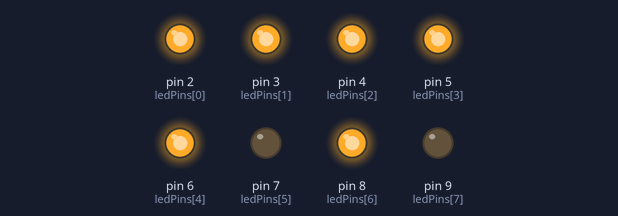
Bench run of a sketch on a simulated Arduino Uno, built with avr-gcc and run on an emulated ATmega328P. Parts: output pins drawn as LEDs (lit = HIGH).

Above: at 0.5 s.
At 2.5 s:
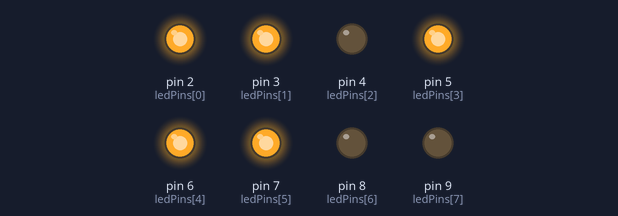
At 4.5 s:
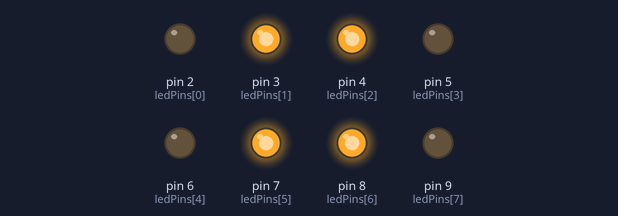
At 9.5 s:
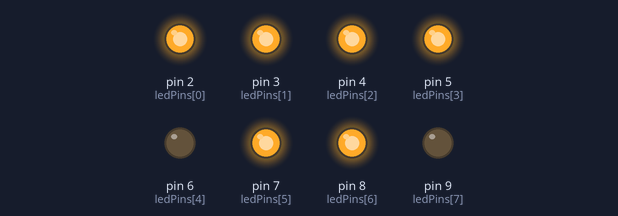
At 14.5 s:
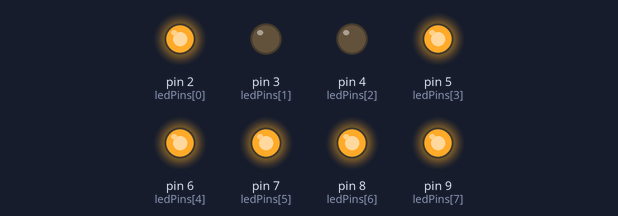
At 19.5 s:
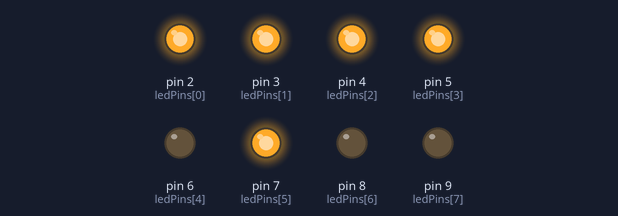
Timing chart, 0 to 20.8 s (numbered marks = the images above):
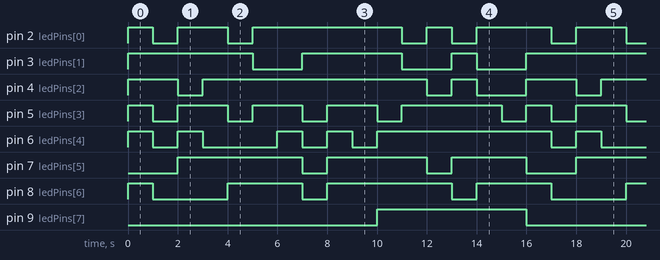

Measured:
- by itself, pin 2 (ledPins[0]): repeats every 16.0 s: HIGH 2.0 s, LOW 1.0 s, HIGH 6.0 s, LOW 1.0 s, HIGH 1.0 s, LOW 1.0 s, HIGH 3.0 s, LOW 1.0 s
- by itself, pin 3 (ledPins[1]): repeats every 16.0 s: LOW 2.0 s, HIGH 4.0 s, LOW 2.0 s, HIGH 1.0 s, LOW 2.0 s, HIGH 5.0 s
- by itself, pin 4 (ledPins[2]): repeats every 16.0 s: LOW 1.0 s, HIGH 9.0 s, LOW 1.0 s, HIGH 1.0 s, LOW 2.0 s, HIGH 2.0 s
- by itself, pin 5 (ledPins[3]): repeats every 16.0 s: 3 × (HIGH 2.0 s, LOW 1.0 s), HIGH 4.0 s, LOW 1.0 s, HIGH 1.0 s, LOW 1.0 s
- by itself, pin 6 (ledPins[4]): repeats every 16.0 s: HIGH 1.0 s, LOW 3.0 s, 2 × (HIGH 1.0 s, LOW 1.0 s), HIGH 7.0 s, LOW 1.0 s
- by itself, pin 7 (ledPins[5]): repeats every 16.0 s: LOW 1.0 s, HIGH 4.0 s, LOW 1.0 s, HIGH 3.0 s, LOW 2.0 s, HIGH 5.0 s
- by itself, pin 8 (ledPins[6]): repeats every 16.0 s: HIGH 3.0 s, LOW 1.0 s, HIGH 5.0 s, LOW 1.0 s, HIGH 3.0 s, LOW 3.0 s
- by itself, pin 9 (ledPins[7]): alternates HIGH for 6.0 s and LOW for 10.0 s

The sketch:

Segments.ino
```cpp
int ledPins[8] = {2,3,4,5,6,7,8,9};

int zero[8] = {1,1,1,1,1,0,1,0};
int one[8] = {0,1,1,0,0,0,0,0};
int two[8] = {1,1,0,1,1,1,0,0};
int three[8] = {1,1,1,1,0,1,0,0};
int four[8] = {0,1,1,0,0,1,1,0};
int five[8] = {1,0,1,1,0,1,1,0};
int six[8] = {1,0,1,1,1,1,1,0};
int seven[8] = {1,1,1,0,0,0,0,0};
int eight[8] = {1,1,1,1,1,1,1,0};
int nine[8] = {1,1,1,1,0,1,1,0};
int dot[8] = {0,0,0,0,0,0,0,1};
int hexaA[8] = {1,1,1,0,1,1,1,1};
int hexaB[8] = {0,0,1,1,1,1,1,1};
int hexaC[8] = {1,0,0,1,1,0,1,1};
int hexaD[8] = {0,1,1,1,1,1,0,1};
int hexaE[8] = {1,0,0,1,1,1,1,1};
int hexaF[8] = {1,0,0,0,1,1,1,1};

int counter[16] ={zero, one, two, three, four, five, six, seven, eight, nine, hexaA, hexaB, hexaC, hexaD, hexaE, hexaF};
void setup() {
  // put your setup code here, to run once:
  for(int i = 0; i<8; i++){
    pinMode(ledPins[i], OUTPUT);
  }

  printDigit(hexaE);

}

void loop() {
  // put your main code here, to run repeatedly:
  for(int i = 0; i<16; i++){
    printDigit(counter[i]);
    delay(1000);
  }
}

void printDigit(int digit[8]){
  for(int i = 0; i<8 ; i++){
    digitalWrite(ledPins[i], digit[i]);
  }
}
```
